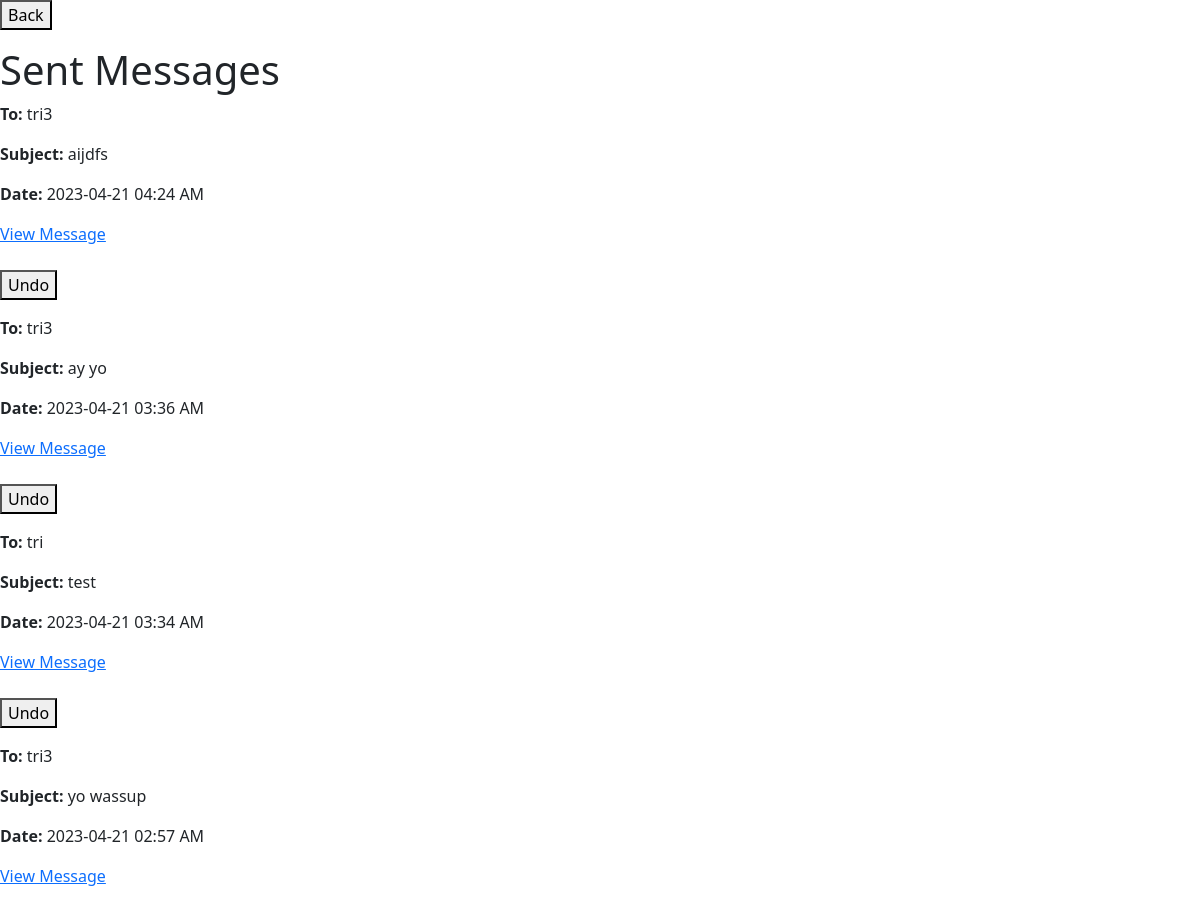
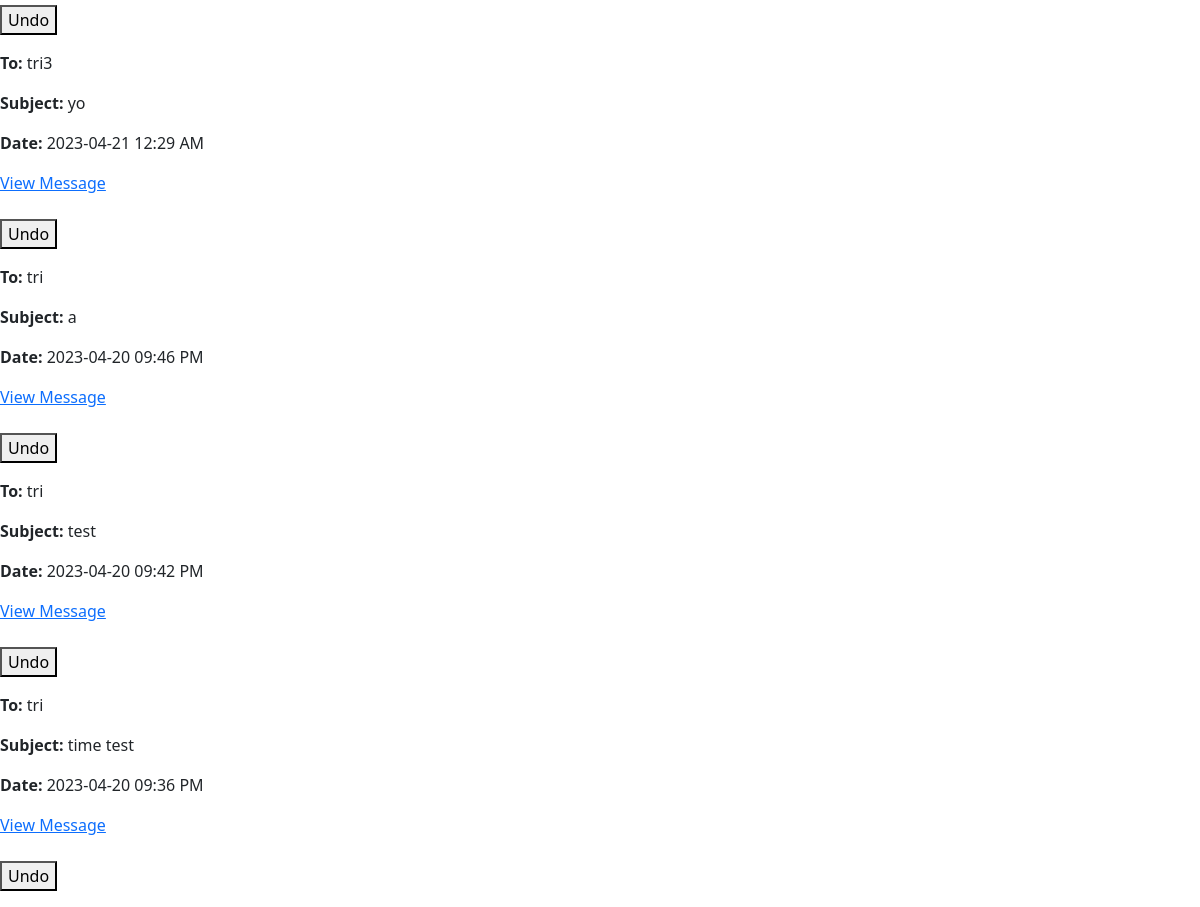
/sent (signed in), run on the app's committed database (2 pictures, top to bottom).
### app/models.py (models this page shows, shortened)
class Message(db.Model):
    id = db.Column(db.Integer, primary_key=True)
    sender_id = db.Column(db.Integer, db.ForeignKey('user.id'), nullable=False)
    recipient_id = db.Column(db.Integer, db.ForeignKey('user.id'), nullable=False)
    subject = db.Column(db.String(100), nullable=False)
    body = db.Column(db.String(500), nullable=False)
    timestamp = db.Column(db.DateTime, default=datetime.now())
    sender = db.relationship('User', foreign_keys=[sender_id])
    recipient = db.relationship('User', foreign_keys=[recipient_id])

class User(db.Model, UserMixin):
    id = db.Column(db.Integer, primary_key=True)
    username = db.Column(db.String(32), nullable=False)
    password = db.Column(db.String(32), nullable=False)
    email = db.Column(db.String(100), nullable=False)
    bio = db.Column(db.String(100), nullable = False, default = '')
    name = db.Column(db.String(32), nullable = False, default = '')
    friends = db.relationship('Friend', backref='user', lazy='dynamic')

### app/routes.py (the view)
@myapp_obj.route('/sent')
@login_required
def sent():
    messages = Message.query.filter_by(sender=current_user).order_by(Message.timestamp.desc()).all()
    return render_template('sent.html', messages=messages) #renders the sent messsages page

### app/models.py (called while the page is built)
@login_manager.user_loader
def load_user(user_id):
    return User.query.get(int(user_id))

### app/templates/sent.html (shortened to what this page needs)
<link href="https://cdn.jsdelivr.net/npm/bootstrap@5.3.0-alpha3/dist/css/bootstrap.min.css" rel="stylesheet">
<form action="{{ url_for('mainpage') }}">
  <button type="submit">Back</button>
</form>
<h1>Sent Messages</h1>
  {% for message in messages %}
    <div class="message">
      <p><strong>To:</strong> {{ message.recipient.username }}</p>
      <p><strong>Subject:</strong> {{ message.subject }}</p>
      <p><strong>Date:</strong> {{ message.timestamp.strftime('%Y-%m-%d %I:%M %p') }}</p>
      <td><a href="{{ url_for('message', message_id=message.id) }}">View Message</a></td>
      <br>
      <br>
    </div>
    <div>
      <form action="/undo/{{ message.id }}" method="POST">
          <button type="submit">Undo</button>
      </form>
  </div>
  {% endfor %}

### data on the page
Message: recipient.username "tri3", subject "aijdfs", timestamp "2023-04-21 04:24 AM"
Message: recipient.username "tri3", subject "ay yo", timestamp "2023-04-21 03:36 AM"
Message: recipient.username "tri", subject "test", timestamp "2023-04-21 03:34 AM"
Message: recipient.username "tri3", subject "yo wassup", timestamp "2023-04-21 02:57 AM"
Message: recipient.username "tri3", subject "yo", timestamp "2023-04-21 12:29 AM"
Message: recipient.username "tri", subject "a", timestamp "2023-04-20 09:46 PM"
Message: recipient.username "tri", subject "test", timestamp "2023-04-20 09:42 PM"
Message: recipient.username "tri", subject "time test", timestamp "2023-04-20 09:36 PM"
